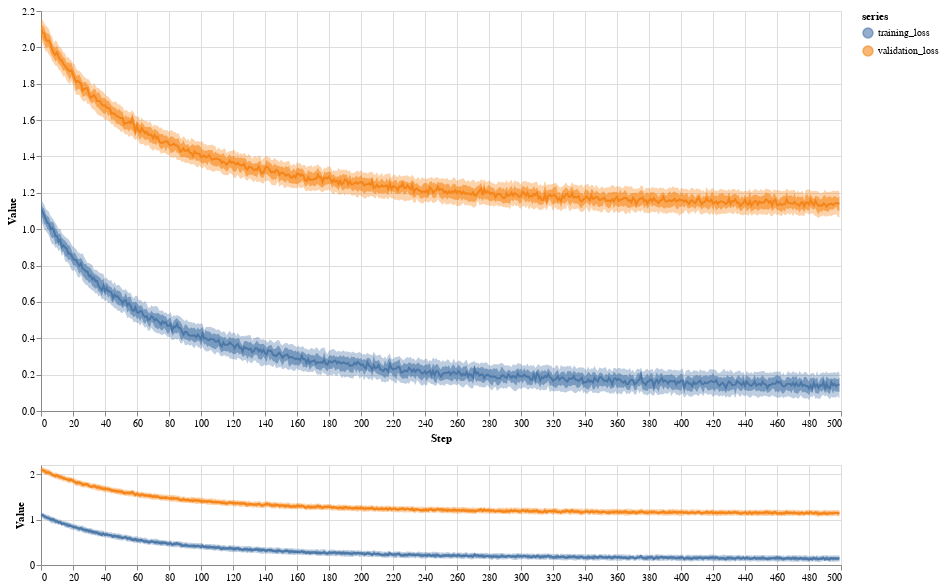

Here is the notebook cell this chart was saved with:
### Code cell
inspectus.distribution([tl, vl],names=['training_loss', 'validation_loss'], width=800, height=400, height_minimap=100, levels=3)

### Figure 1 — Vega-Lite specification as saved in the notebook (floating-point values rounded to 4 significant figures; data arrays with more than 128 entries replaced by an {"elided": "..."} marker saying what was removed)
{"config": {"view": {"continuousWidth": 300, "continuousHeight": 300}}, "vconcat": [{"layer": [{"mark": {"type": "area", "opacity": 0.6}, "encoding": {"color": {"field": "series", "scale": {"scheme": "tableau10"}, "type": "nominal"}, "opacity": {"condition": {"param": "param_6", "value": 0.6}, "value": 0.001}, "x": {"field": "step", "scale": {"domain": {"param": "param_5", "encoding": "x"}}, "type": "quantitative"}, "y": {"field": "v4", "scale": {"domain": {"param": "param_5", "encoding": "y"}}, "type": "quantitative"}, "y2": {"field": "v6"}}, "name": "view_6"}, {"mark": {"type": "area", "opacity": 0.36}, "encoding": {"color": {"field": "series", "scale": {"scheme": "tableau10"}, "type": "nominal"}, "opacity": {"condition": {"param": "param_6", "value": 0.36}, "value": 0.001}, "x": {"field": "step", "scale": {"domain": {"param": "param_5", "encoding": "x"}}, "type": "quantitative"}, "y": {"field": "v3", "scale": {"domain": {"param": "param_5", "encoding": "y"}}, "type": "quantitative"}, "y2": {"field": "v7"}}}, {"mark": {"type": "line"}, "encoding": {"color": {"field": "series", "scale": {"scheme": "tableau10"}, "type": "nominal"}, "opacity": {"condition": {"param": "param_6", "value": 1}, "value": 0.001}, "x": {"field": "step", "scale": {"domain": {"param": "param_5", "encoding": "x"}}, "title": "Step", "type": "quantitative"}, "y": {"field": "v5", "scale": {"domain": {"param": "param_5", "encoding": "y"}}, "title": "Value", "type": "quantitative"}}}], "data": {"values": {"elided": "1000 records"}}, "height": 400, "width": 800}, {"layer": [{"mark": {"type": "area", "opacity": 0.6}, "encoding": {"color": {"field": "series", "scale": {"scheme": "tableau10"}, "type": "nominal"}, "x": {"field": "step", "type": "quantitative"}, "y": {"field": "v4", "type": "quantitative"}, "y2": {"field": "v6"}}}, {"mark": {"type": "area", "opacity": 0.36}, "encoding": {"color": {"field": "series", "scale": {"scheme": "tableau10"}, "type": "nominal"}, "x": {"field": "step", "type": "quantitative"}, "y": {"field": "v3", "type": "quantitative"}, "y2": {"field": "v7"}}}, {"mark": {"type": "line"}, "encoding": {"color": {"field": "series", "scale": {"scheme": "tableau10"}, "type": "nominal"}, "x": {"field": "step", "title": "", "type": "quantitative"}, "y": {"field": "v5", "title": "Value", "type": "quantitative"}}, "name": "view_5"}], "data": {"values": {"elided": "1000 records"}}, "height": 100, "width": 800}], "params": [{"name": "param_6", "select": {"type": "point", "fields": ["series"]}, "bind": "legend", "views": ["view_6"]}, {"name": "param_5", "select": {"type": "interval", "encodings": ["x", "y"]}, "views": ["view_5"]}], "$schema": "https://vega.github.io/schema/vega-lite/v5.17.0.json"}
